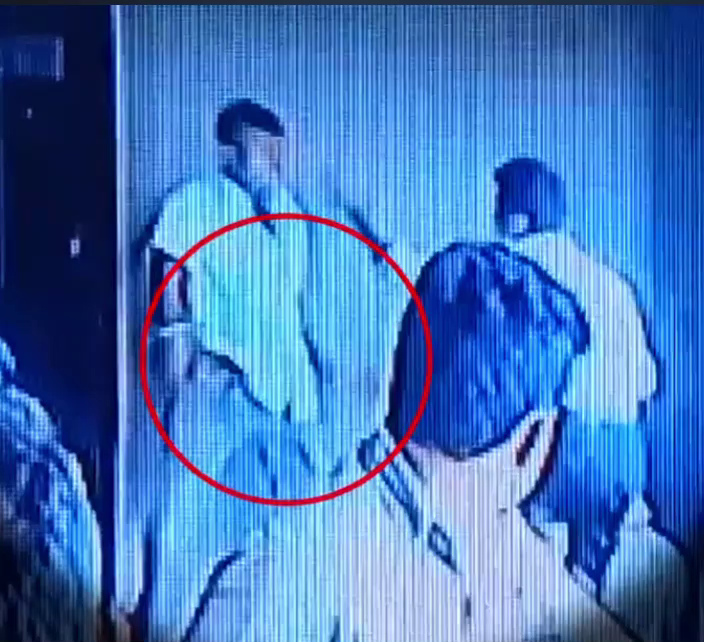
#> input picture frame 0 of Screen Recording 2026-04-29 201833.mp4, 704 x 642 px, given in place of sample_video.mp4, which was not available
$ python extract_frames.py
#> lines starting #> are read from the running program, lines starting #| are printed output that depends on the picture; pictures that were not available may be replaced by others from this repository, and a replacement may not be noted
'''Read a video, extract frames, and compute motion frames'''

import cv2
import numpy as np


def get_frames_from_video(video_path, num_frames=16, size=224):
    """
    Extract fixed number of frames from a video.

    Why fixed frames?
    → So every video has the same shape (important for model input)

    Why 16?
    → Enough to capture short actions (fight, fall) without being too heavy
    """
#> called with video_path = 'sample_video.mp4', num_frames = 16, size = 224
    extracted_frames = []

    # fallback (in case video fails)
    empty_frames = np.zeros((num_frames, size, size, 3), dtype=np.uint8)

    try:
        cap = cv2.VideoCapture(video_path)

        if not cap.isOpened():
            print(f"Could not open video: {video_path}")
            return empty_frames

        total_frames = int(cap.get(cv2.CAP_PROP_FRAME_COUNT))

        if total_frames <= 0:
            print(f"Empty or broken video: {video_path}")
            cap.release()
            return empty_frames

        # pick evenly spaced frames across the video
        frame_positions = np.linspace(0, total_frames - 1, num_frames).astype(int)

        for pos in frame_positions:
            cap.set(cv2.CAP_PROP_POS_FRAMES, int(pos))
            success, frame = cap.read()

            if not success or frame is None:
                # if frame fails, replace with black frame
                frame = np.zeros((size, size, 3), dtype=np.uint8)
            else:
                frame = cv2.cvtColor(frame, cv2.COLOR_BGR2RGB)
                frame = cv2.resize(frame, (size, size))

            extracted_frames.append(frame)
#> this loop made 16 passes
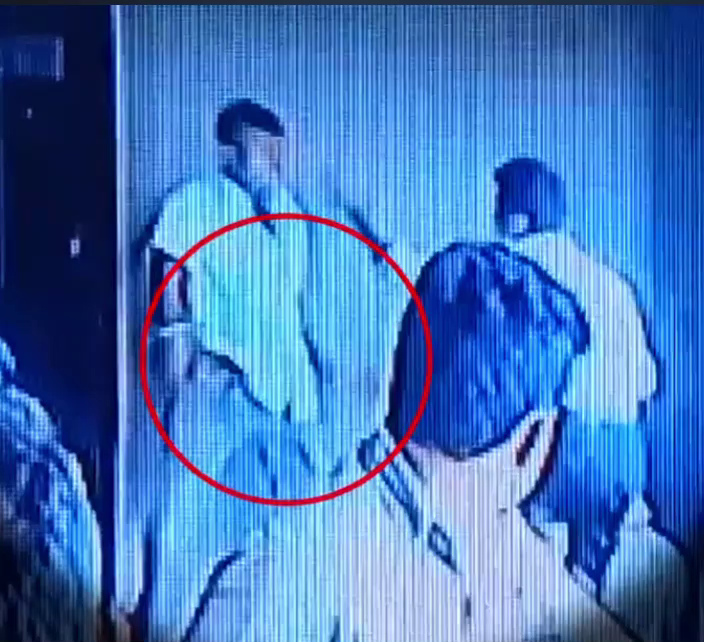
#> input picture frame 0 of Screen Recording 2026-04-29 201833.mp4, 704 x 642 px, given in place of sample_video.mp4, which was not available
#> pass 1, in get_frames_from_video, `frame = cv2.resize(frame, (size, size))`:
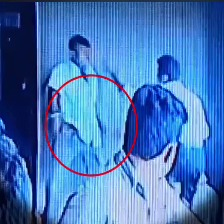
#> frame: shape (224, 224, 3); mean R, G, B 67.9, 118.7, 186.2
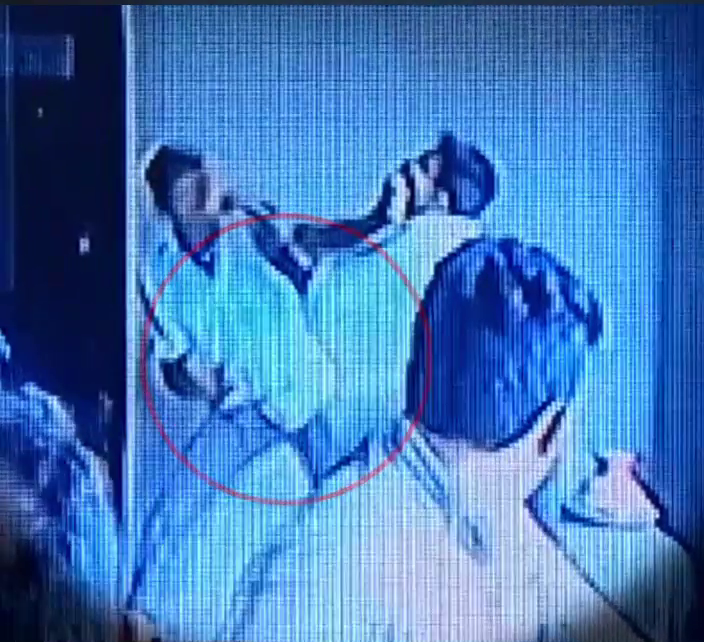
#> input picture frame 19 of Screen Recording 2026-04-29 201833.mp4, 704 x 642 px, given in place of sample_video.mp4, which was not available
#> pass 2, in get_frames_from_video, `frame = cv2.resize(frame, (size, size))`:
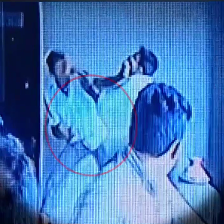
#> frame: shape (224, 224, 3); mean R, G, B 67, 120, 183.8
#> after the loop:
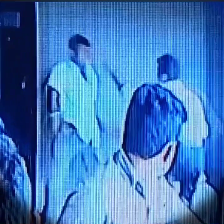
#> frame: shape (224, 224, 3); mean R, G, B 64.3, 120.8, 186.7
#> after the loop, extracted_frames = 16 items

        cap.release()

        if len(extracted_frames) != num_frames:
            print(f"Frame mismatch: expected {num_frames}, got {len(extracted_frames)}")
            return empty_frames

        return np.array(extracted_frames, dtype=np.uint8)

    except Exception as e:
        print(f"Error reading video {video_path}: {e}")
        return empty_frames


def get_motion_frames(frames):
    """
    Create motion frames using frame differencing.

    Idea:
    → Instead of learning motion from scratch, we explicitly show movement

    Why useful?
    → Helps detect:
        - fights (fast motion)
        - falls (sudden change)
        - panic (rapid movement)
    """
    motion_frames = []

    # first frame has no previous frame → use zero
    first_frame = np.zeros_like(frames[0])
    motion_frames.append(first_frame)

    for i in range(1, len(frames)):
        current = frames[i].astype(np.int16)
        previous = frames[i - 1].astype(np.int16)

        diff = np.abs(current - previous)
        diff = np.clip(diff, 0, 255).astype(np.uint8)

        motion_frames.append(diff)
#> this loop made 15 passes
#> pass 1, in get_motion_frames, `current = frames[i].astype(np.int16)`:
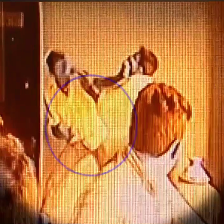
#> current: shape (224, 224, 3) int16; mean of channels 0, 1, 2 67, 120, 183.8; drawn as B, G, R
#> pass 1, in get_motion_frames, `previous = frames[i - 1].astype(np.int16)`:
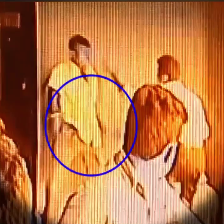
#> previous: shape (224, 224, 3) int16; mean of channels 0, 1, 2 67.9, 118.7, 186.2; drawn as B, G, R
#> pass 1, in get_motion_frames, `diff = np.abs(current - previous)`:
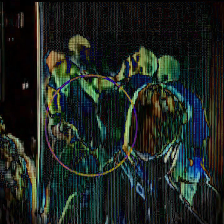
#> diff: shape (224, 224, 3) int16; mean of channels 0, 1, 2 33.3, 37.7, 30.5; drawn as B, G, R
#> after the loop, motion_frames = 16 items

    return np.array(motion_frames, dtype=np.uint8)


def load_video(video_path):
    """
    Main helper function used in dataset.py

    Returns:
    - RGB frames
    - Motion (diff) frames
    """
    frames = get_frames_from_video(video_path)
    motion_frames = get_motion_frames(frames)
    return frames, motion_frames


if __name__ == "__main__":
    test_video = "sample_video.mp4"

    frames, motion_frames = load_video(test_video)

    print("RGB frames shape:", frames.shape)
#| RGB frames shape: (16, 224, 224, 3)
    print("Motion frames shape:", motion_frames.shape)
#| Motion frames shape: (16, 224, 224, 3)

$ run again, starting later in the video
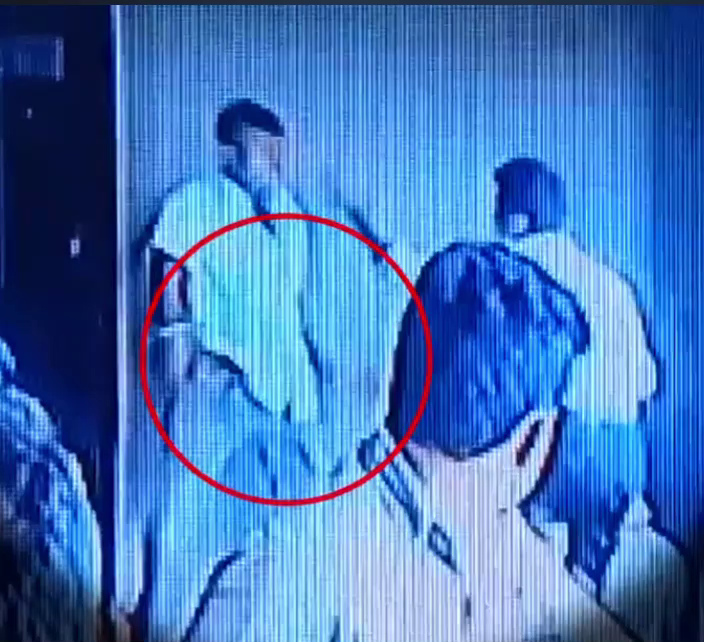
#> input picture frame 0 of Screen Recording 2026-04-29 201833.mp4, 704 x 642 px, given in place of sample_video.mp4, which was not available
#> the loop in get_frames_from_video, `for pos in frame_positions:` made 16 passes
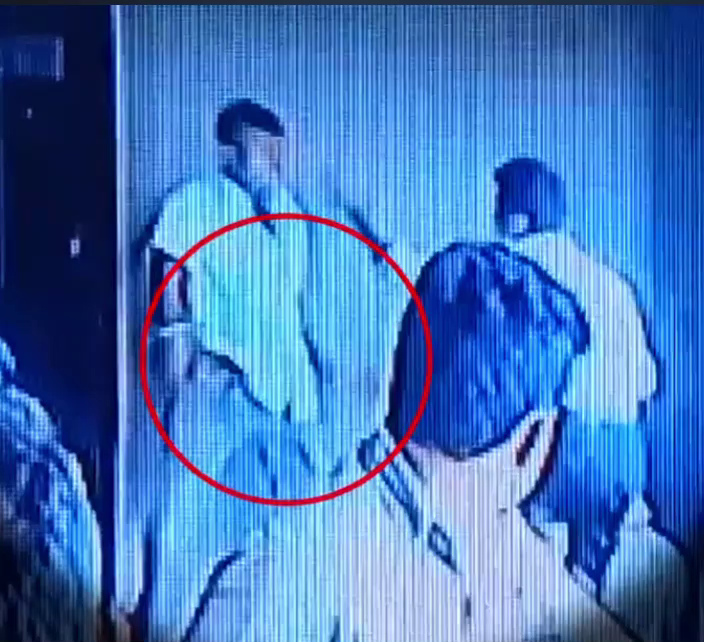
#> input picture frame 0 of Screen Recording 2026-04-29 201833.mp4, 704 x 642 px, given in place of sample_video.mp4, which was not available
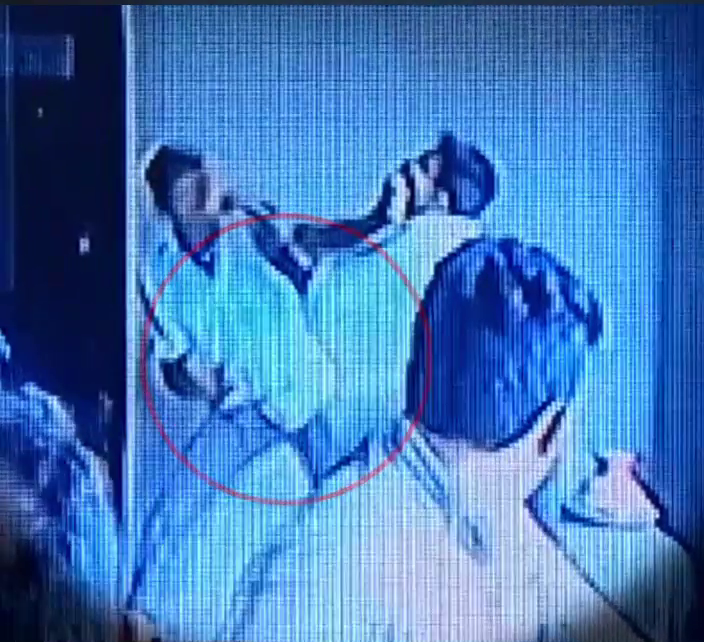
#> input picture frame 19 of Screen Recording 2026-04-29 201833.mp4, 704 x 642 px, given in place of sample_video.mp4, which was not available
#> after the loop in get_frames_from_video, `for pos in frame_positions:`: extracted_frames = 16 items
#> the loop in get_motion_frames, `for i in range(1, len(frames)):` made 15 passes
#| RGB frames shape: (16, 224, 224, 3)
#| Motion frames shape: (16, 224, 224, 3)

$ run again, starting later in the video
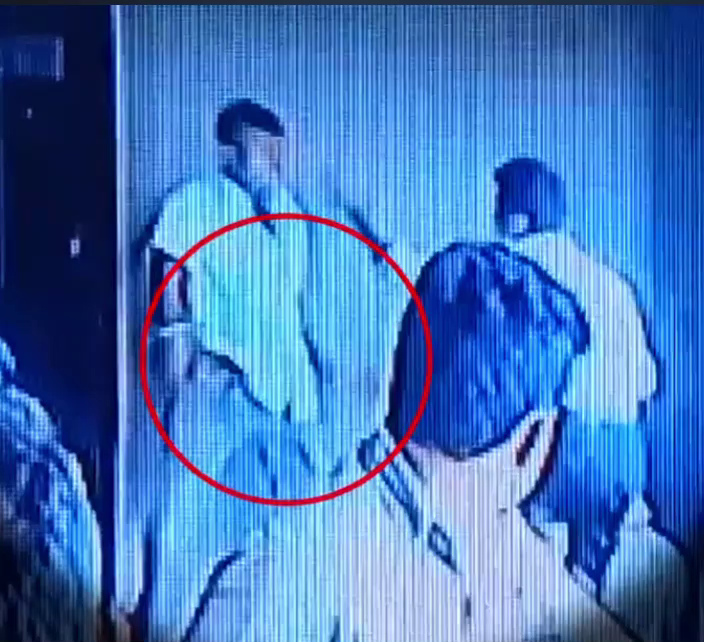
#> input picture frame 0 of Screen Recording 2026-04-29 201833.mp4, 704 x 642 px, given in place of sample_video.mp4, which was not available
#> the loop in get_frames_from_video, `for pos in frame_positions:` made 16 passes
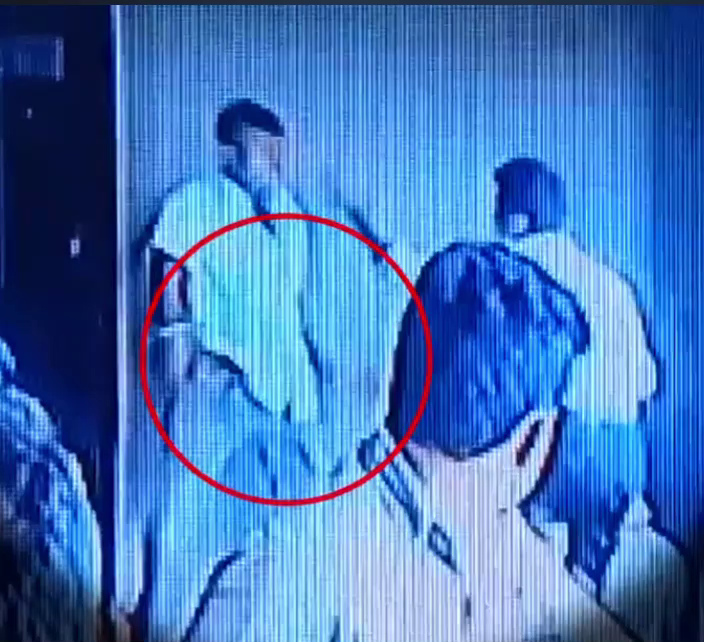
#> input picture frame 0 of Screen Recording 2026-04-29 201833.mp4, 704 x 642 px, given in place of sample_video.mp4, which was not available
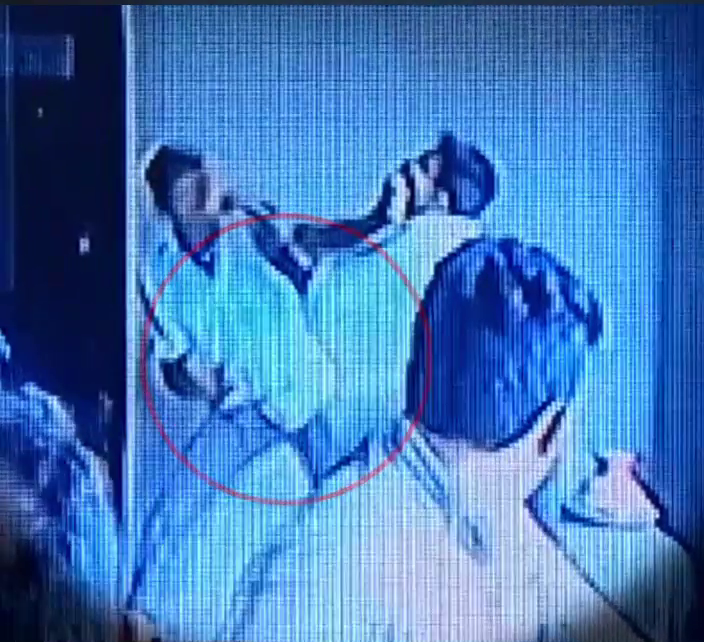
#> input picture frame 19 of Screen Recording 2026-04-29 201833.mp4, 704 x 642 px, given in place of sample_video.mp4, which was not available
#> after the loop in get_frames_from_video, `for pos in frame_positions:`: extracted_frames = 16 items
#> the loop in get_motion_frames, `for i in range(1, len(frames)):` made 15 passes
#| RGB frames shape: (16, 224, 224, 3)
#| Motion frames shape: (16, 224, 224, 3)
